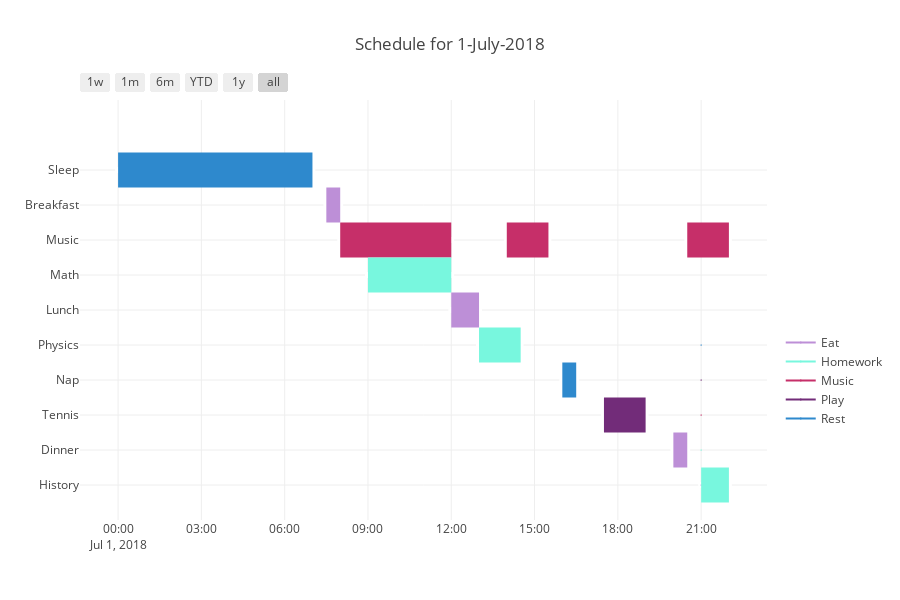

Notebook source saved alongside this figure:
### Markdown cell above
#### Grouping tasks
In our schedule, there are 3 occurences of Music which have so far appeared as separate tasks. We use the group_tasks attribute so that they all appear in the same row on our plot.

### Code cell
fig = ff.create_gantt(schedule,
                      title='Schedule for 1-July-2018',
                      
                      colors=color_list, 
                      index_col='Category',
                      show_colorbar=True,
                      
                      bar_width=0.5, 
                      showgrid_x=True, 
                      showgrid_y=True,
                      
                      group_tasks=True)

offline.iplot(fig)

### Figure 1 — Plotly figure (JSON) as saved in the notebook; plotly's stock layout.template omitted (floating-point values rounded to 4 significant figures)
{"data": [{"marker": {"color": "white"}, "name": "", "type": "scatter", "uid": "144de6ba-cc84-46a2-bf38-6e9b91850a01", "x": ["2018-07-01 0:00:00", "2018-07-01 7:00:00"], "y": [9, 9]}, {"marker": {"color": "white"}, "name": "", "type": "scatter", "uid": "f2385888-1e3b-4448-9c5e-64d14c5aea97", "x": ["2018-07-01 7:30:00", "2018-07-01 8:00:00"], "y": [8, 8]}, {"marker": {"color": "white"}, "name": "", "type": "scatter", "uid": "78c97fe4-8ae3-4b52-978d-e22d8085e601", "x": ["2018-07-01 8:00:00", "2018-07-01 12:00:00"], "y": [7, 7]}, {"marker": {"color": "white"}, "name": "", "type": "scatter", "uid": "23c468c2-d552-4849-83a8-3365d9583722", "x": ["2018-07-01 9:00:00", "2018-07-01 12:00:00"], "y": [6, 6]}, {"marker": {"color": "white"}, "name": "", "type": "scatter", "uid": "549bf589-97b9-4a06-8cdd-39e37beb7c54", "x": ["2018-07-01 12:00:00", "2018-07-01 13:00:00"], "y": [5, 5]}, {"marker": {"color": "white"}, "name": "", "type": "scatter", "uid": "1cd7482b-3f98-4bda-99b1-b41d26c11012", "x": ["2018-07-01 13:00:00", "2018-07-01 14:30:00"], "y": [4, 4]}, {"marker": {"color": "white"}, "name": "", "type": "scatter", "uid": "15f2c7a7-63b2-4b4a-8637-7b9df83fc11f", "x": ["2018-07-01 14:00:00", "2018-07-01 15:30:00"], "y": [7, 7]}, {"marker": {"color": "white"}, "name": "", "type": "scatter", "uid": "8ce42655-6198-4b93-8aeb-9ff77f0be804", "x": ["2018-07-01 16:00:00", "2018-07-01 16:30:00"], "y": [3, 3]}, {"marker": {"color": "white"}, "name": "", "type": "scatter", "uid": "79b6c82a-4b56-42e1-b9f8-baa6af223610", "x": ["2018-07-01 17:30:00", "2018-07-01 19:00:00"], "y": [2, 2]}, {"marker": {"color": "white"}, "name": "", "type": "scatter", "uid": "8221d808-46a8-476d-93b6-7e371c2f68da", "x": ["2018-07-01 20:00:00", "2018-07-01 20:30:00"], "y": [1, 1]}, {"marker": {"color": "white"}, "name": "", "type": "scatter", "uid": "415fede4-e310-44fa-9800-6bdebea5b183", "x": ["2018-07-01 20:30:00", "2018-07-01 22:00:00"], "y": [7, 7]}, {"marker": {"color": "white"}, "name": "", "type": "scatter", "uid": "f2b0cd1f-e3b3-4b7b-a1a6-a4f1126bb40a", "x": ["2018-07-01 21:00:00", "2018-07-01 22:00:00"], "y": [0, 0]}, {"hoverinfo": "none", "marker": {"color": "rgb(189, 143, 215)", "size": 1}, "name": "Eat", "showlegend": true, "type": "scatter", "uid": "16c26895-a3ae-4464-a14a-249970ef41ec", "x": ["2018-07-01 21:00:00", "2018-07-01 21:00:00"], "y": [0, 0]}, {"hoverinfo": "none", "marker": {"color": "rgb(120, 247, 222)", "size": 1}, "name": "Homework", "showlegend": true, "type": "scatter", "uid": "bb1be449-2c91-49ae-923c-c85f24b05f14", "x": ["2018-07-01 21:00:00", "2018-07-01 21:00:00"], "y": [1, 1]}, {"hoverinfo": "none", "marker": {"color": "rgb(198, 47, 105)", "size": 1}, "name": "Music", "showlegend": true, "type": "scatter", "uid": "f168aec7-26d7-4340-a853-c068ca19f343", "x": ["2018-07-01 21:00:00", "2018-07-01 21:00:00"], "y": [2, 2]}, {"hoverinfo": "none", "marker": {"color": "rgb(114, 44, 121)", "size": 1}, "name": "Play", "showlegend": true, "type": "scatter", "uid": "e34f9865-16e7-4a6c-8619-ab52b0de2df6", "x": ["2018-07-01 21:00:00", "2018-07-01 21:00:00"], "y": [3, 3]}, {"hoverinfo": "none", "marker": {"color": "rgb(46, 137, 205)", "size": 1}, "name": "Rest", "showlegend": true, "type": "scatter", "uid": "8366ce61-9bad-49e7-9995-b710a096effc", "x": ["2018-07-01 21:00:00", "2018-07-01 21:00:00"], "y": [4, 4]}], "layout": {"height": 600, "hovermode": "closest", "shapes": [{"fillcolor": "rgb(46, 137, 205)", "line": {"width": 0}, "opacity": 1, "type": "rect", "x0": "2018-07-01 0:00:00", "x1": "2018-07-01 7:00:00", "xref": "x", "y0": 8.5, "y1": 9.5, "yref": "y"}, {"fillcolor": "rgb(189, 143, 215)", "line": {"width": 0}, "opacity": 1, "type": "rect", "x0": "2018-07-01 7:30:00", "x1": "2018-07-01 8:00:00", "xref": "x", "y0": 7.5, "y1": 8.5, "yref": "y"}, {"fillcolor": "rgb(198, 47, 105)", "line": {"width": 0}, "opacity": 1, "type": "rect", "x0": "2018-07-01 8:00:00", "x1": "2018-07-01 12:00:00", "xref": "x", "y0": 6.5, "y1": 7.5, "yref": "y"}, {"fillcolor": "rgb(120, 247, 222)", "line": {"width": 0}, "opacity": 1, "type": "rect", "x0": "2018-07-01 9:00:00", "x1": "2018-07-01 12:00:00", "xref": "x", "y0": 5.5, "y1": 6.5, "yref": "y"}, {"fillcolor": "rgb(189, 143, 215)", "line": {"width": 0}, "opacity": 1, "type": "rect", "x0": "2018-07-01 12:00:00", "x1": "2018-07-01 13:00:00", "xref": "x", "y0": 4.5, "y1": 5.5, "yref": "y"}, {"fillcolor": "rgb(120, 247, 222)", "line": {"width": 0}, "opacity": 1, "type": "rect", "x0": "2018-07-01 13:00:00", "x1": "2018-07-01 14:30:00", "xref": "x", "y0": 3.5, "y1": 4.5, "yref": "y"}, {"fillcolor": "rgb(198, 47, 105)", "line": {"width": 0}, "opacity": 1, "type": "rect", "x0": "2018-07-01 14:00:00", "x1": "2018-07-01 15:30:00", "xref": "x", "y0": 6.5, "y1": 7.5, "yref": "y"}, {"fillcolor": "rgb(46, 137, 205)", "line": {"width": 0}, "opacity": 1, "type": "rect", "x0": "2018-07-01 16:00:00", "x1": "2018-07-01 16:30:00", "xref": "x", "y0": 2.5, "y1": 3.5, "yref": "y"}, {"fillcolor": "rgb(114, 44, 121)", "line": {"width": 0}, "opacity": 1, "type": "rect", "x0": "2018-07-01 17:30:00", "x1": "2018-07-01 19:00:00", "xref": "x", "y0": 1.5, "y1": 2.5, "yref": "y"}, {"fillcolor": "rgb(189, 143, 215)", "line": {"width": 0}, "opacity": 1, "type": "rect", "x0": "2018-07-01 20:00:00", "x1": "2018-07-01 20:30:00", "xref": "x", "y0": 0.5, "y1": 1.5, "yref": "y"}, {"fillcolor": "rgb(198, 47, 105)", "line": {"width": 0}, "opacity": 1, "type": "rect", "x0": "2018-07-01 20:30:00", "x1": "2018-07-01 22:00:00", "xref": "x", "y0": 6.5, "y1": 7.5, "yref": "y"}, {"fillcolor": "rgb(120, 247, 222)", "line": {"width": 0}, "opacity": 1, "type": "rect", "x0": "2018-07-01 21:00:00", "x1": "2018-07-01 22:00:00", "xref": "x", "y0": -0.5, "y1": 0.5, "yref": "y"}], "showlegend": true, "title": {"text": "Schedule for 1-July-2018"}, "width": 900, "xaxis": {"rangeselector": {"buttons": [{"count": 7, "label": "1w", "step": "day", "stepmode": "backward"}, {"count": 1, "label": "1m", "step": "month", "stepmode": "backward"}, {"count": 6, "label": "6m", "step": "month", "stepmode": "backward"}, {"count": 1, "label": "YTD", "step": "year", "stepmode": "todate"}, {"count": 1, "label": "1y", "step": "year", "stepmode": "backward"}, {"step": "all"}]}, "showgrid": true, "type": "date", "zeroline": false}, "yaxis": {"autorange": false, "range": [-1, 11], "showgrid": true, "ticktext": ["History", "Dinner", "Tennis", "Nap", "Physics", "Lunch", "Math", "Music", "Breakfast", "Sleep"], "tickvals": [0, 1, 2, 3, 4, 5, 6, 7, 8, 9], "zeroline": false}}}
